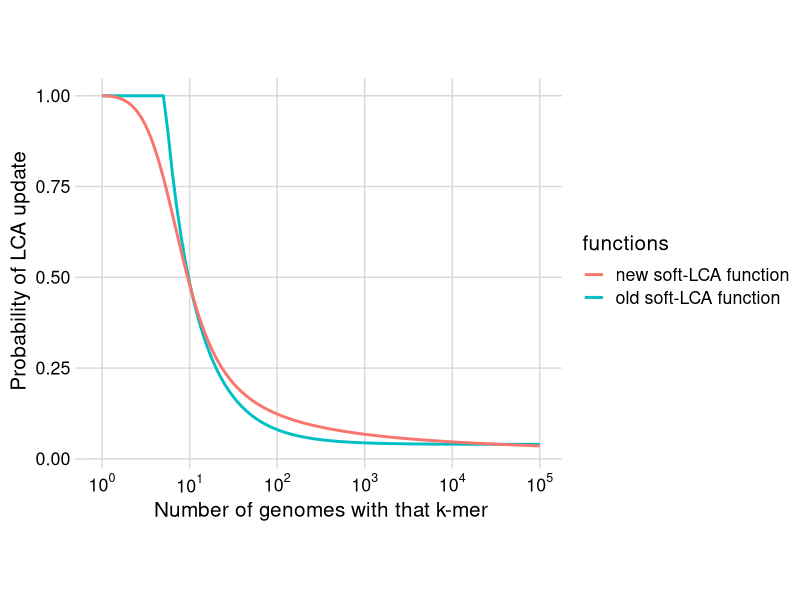

The R script that drew this image: (Note: this script raises an error after producing the figure.)
require(rlang)
require(ggplot2)
require(cowplot)

w <- 4
s <- 5

f <- as_function(~ pmin(w / (pmax(.x + w - s, w)) + 1 / s**2, 1))
pu <- function(x, w, s) pmin(w / (pmax(x + w - s, w)) + 1 / s**2, 1)

ggplot() +
  scale_x_log10(
    breaks = scales::trans_breaks("log10", function(x) 10^x),
    labels = scales::trans_format("log10", scales::math_format(10^.x)),
    limits = c(1, 10**5)
  ) +
  labs(y = "Probability of LCA update", x = "Number of genomes with that k-mer") +
  geom_function(fun = function(x, w, s) pmin(w / (pmax(x + w - s, w)) + 1 / s**2, 1), args = list(w = 4, s = 5), linewidth = 1, aes(color = "old soft-LCA function")) +
  geom_function(fun = function(x, s) 1 / log2(((x - 1) / s)**2 + 2), args = list(s = 6), linewidth = 1, aes(color = "new soft-LCA function")) +
  scale_color_discrete(name = "functions") +
  theme_minimal_grid(font_size = 15) +
  theme(aspect.ratio = 0.8)
ggsave2("../figures/probability_LCA_update.pdf", width = 4.25, height = 3)



require(scales)
SL <- 32
p <- 3

f <- function(x, k, l, SL) {
  1 - (1 - (1 - x / SL)^k)^l
}

f(3, 15, 2, 32)

K <- function(l, p, alpha, L) {
  round(log(1 - (1 - alpha)^(1 / l)) / log(1 - p / L))
}

K(4, 2, 0.95, 10)

alpha <- 0.1
ggplot(data.frame(x = c(1, 16)), aes(x)) +
  theme_classic() +
  mapply(FUN = function(L, K) {
    stat_function(fun = function(x, k, l, SL) (1 + 150 - SL) * f(x, k, l, SL), args = list(k = K, l = L, SL = SL), aes(color = as.factor(K), linetype = as.factor(L)))
  }, L = rep(c(2, 4, 1), each = 5), K = c(6:10) * 2 - 1) +
  scale_y_log10(lim = c(0.1, 100)) +
  scale_linetype_manual(values = c(2, 1, 3), name = expression(l)) +
  scale_x_continuous(labels = function(x) paste(x, percent(x / SL), sep = "\n")) +
  scale_color_brewer(palette = "Dark2", name = "h") +
  ylab("Expected number of matches") +
  xlab("Hamming distance") +
  stat_function(fun = function(x) (1 + 150 - SL) * f(x, 35 - 7, 1, 35) / 2, color = "black", aes(linetype = as.factor(1))) +
  theme_minimal_grid(font_size = 15) +
  theme(aspect.ratio = 1)
ggsave2("../figures/expected_num_matches.pdf", width = 4.25, height = 4)
